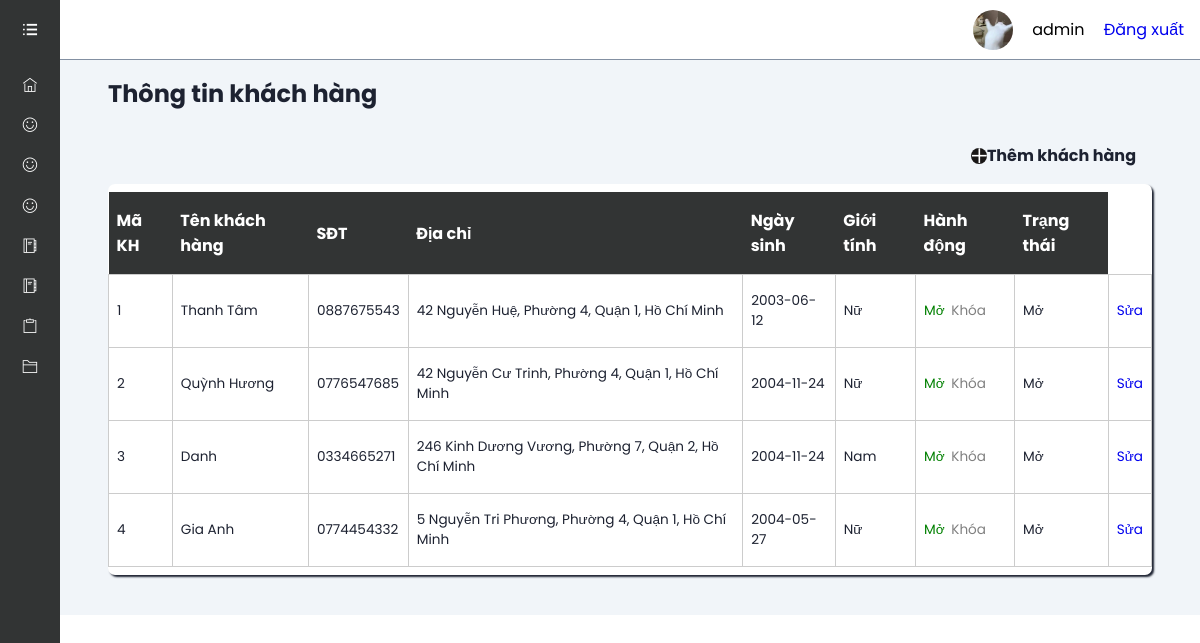
The page /admin/thongtinkh.php (signed in) on the database its author committed.
### tables this page shows
CREATE TABLE `tbl_uer` (
  `userId` int(11) NOT NULL,
  `name` varchar(255) NOT NULL,
  `username` varchar(255) NOT NULL,
  `userPassword` varchar(255) NOT NULL,
  `email` varchar(255) NOT NULL,
  `gioiTinh` varchar(255) NOT NULL,
  `sdt` varchar(11) NOT NULL,
  `ngaySinh` date NOT NULL,
  `street` varchar(255) NOT NULL,
  `ward` varchar(255) NOT NULL,
  `district` varchar(255) NOT NULL,
  `city` varchar(255) NOT NULL,
  `cauHoiBM` varchar(255) NOT NULL,
  `trangThai` tinyint(1) NOT NULL
);

### lib/database.php (called while the page is built, shortened)
<?php
    Class Database{
        public $host   = DB_HOST;
        public $user   = DB_USER;
        public $pass   = DB_PASS;
        public $dbname = DB_NAME;
        public $link;
        private function connectDB(){
        $this->link = new mysqli($this->host, $this->user, $this->pass,
            $this->dbname);
        }
        public function select($query){
            $result = $this->link->query($query);
            if($result->num_rows > 0){
                return $result;
            } else {
                return false;
            }
        }
}

### classses/user.php (called while the page is built, shortened)
<?php
$filepath = realpath(dirname(__FILE__));
include_once($filepath . '/../lib/database.php');
?>
<?php
class user
{
    private $db;
    public function __construct()
    {
        $this->db = new Database();
    }
        public function showKHAdmin()
        {
            $query = "SELECT us.* , CONCAT(us.street, ', ', us.ward, ', ', us.district, ', ', us.city) AS diaChi
            FROM tbl_uer AS us
            LEFT JOIN tbl_order AS od ON us.userId =od.userId
            GROUP BY us.userId
            ORDER BY us.userId";
            $result = $this->db->select($query);
            return $result;
        }
}
?>

### admin/thongtinkh.php (the view, shortened to what this page needs)
<?php session_start();
 include '../classses/user.php' ?>
<!DOCTYPE html>
<html lang="en">
<head>
    <link rel="stylesheet" href="assets/font/themify-icons/themify-icons.css">
    <link rel="stylesheet" href="assets/css/thongtin.css">
</head>
<body>
    <?php include './inc/sidebar.php' ?>
    <div class="main-content">
        <?php include './inc/header.php' ?>
        <main>
            <h2 class="dash-title">Thông tin khách hàng</h2>
            <div class="activity-more">
                <span class="ti-plus"></span>
                <a href="thongtinkhadd.php"> <h4>Thêm khách hàng</h4></a>
            </div>
            <section class="recent">
                <div class="activity-grid">
                    <div class="activity-card">
                        <div class="table-responsive">
                            <table>
                                <thead>
                                    <tr>
                                        <th>Mã KH</th>
                                        <th>Tên khách hàng</th>
                                        <th>SĐT</th>
                                        <th>Địa chỉ</th>
                                        <th>Ngày sinh</th>
                                        <th>Giới tính</th>
                                        <th>Hành động</th>
                                        <th>Trạng thái</th>
                                    </tr>
                                </thead>
                                <tbody>
                                <?php
                                $user = new user();
                                $show_User = $user->showKHAdmin();
                                while ($result = $show_User->fetch_assoc()) {
                                    ?>
                                        <tr>
                                            <td><?php echo $result['userId'] ?></td>
                                            <td><?php echo $result['name'] ?></td>
                                            <td><?php echo $result['sdt'] ?></td>
                                            <td><?php echo $result['diaChi'] ?></td>
                                            <td><?php echo $result['ngaySinh'] ?></td>
                                            <td><?php echo $result['gioiTinh'] ?></td>
                                            <td>
                                                <?php if ($result['trangThai'] == 0): ?>
                                                    <span style="color: green;  padding-right: 3px;">Mở</span>
                                                    <a style="color: gray;" href="?banid=<?php echo $result['userId'] ?>">Khóa</a>
                                                <?php else: ?>
                                                    <a style="color: green;" href="?unbanid=<?php echo $result['userId'] ?>">Mở</a>
                                                    <span style="color: red;">Khóa</span>
                                                <?php endif ?>
                                            </td>
                                            <td>
                                            <?php
                                                if ($result['trangThai'] == 0) {
                                                    echo "Mở";
                                                } else {
                                                    echo "Khóa";
                                                }
                                            ?>
                                            </td>
                                            <td>
                                                <a href="chinhsua.php">Sửa</a>
                                            </td>
                                        </tr>
                                        <?php
                                    }
                                ?>
                                </tbody>
                            </table>
                        </div>
                    </div>
                </div>
            </section>
        </main>
    </div>
</body>
</html>

### admin/assets/css/thongtin.css (style rules this page uses)
:root { --main-color: #323434; --color-dark: #1D2231; --text-grey: #8390a2; }
* { font-family: 'Poppins', sans-serif; margin: 0; padding: 0; text-decoration: none; list-style-type: none; box-sizing: border-box; }
.main-content { position: relative; margin-left: 240px; transition: margin-left 500ms; }
main { margin-top: 60px; background: #f1f5f9; min-height: 90vs; padding: 1rem 3rem; }
.dash-title { color: var(--color-dark); margin-bottom: 1rem; }
.table-responsive { overflow-x: auto; }
.activity-grid { display: grid; grid-template-columns: 100%; grid-column-gap: 1.5rem; }
.activity-card { margin-bottom: 1.5rem; padding-top: 0.5rem; padding-bottom: 0.5rem; box-shadow: 2px 2px 2px #1D2231; }
.activity-card { background: #fff; border-radius: 7px; }
.activity-card table { width: 100%; border-collapse: collapse; }
.activity-card thead { background: var(--main-color); text-align: left; }
td { border: 1px solid #ccc; font-size: 0.85rem; padding: 1rem 0.5rem; color: var(--color-dark); }
th { font-size: 1rem; padding: 1rem 0.5rem; color: #fff; }
tr { border-bottom: 1px solid var(--main-color); }
@media only screen and (max-width:1200px) { .main-content { margin-left: 60px; } }

### admin/thongtinkh.php (style rules this page uses)
.activity-more { display: flex; align-items: center; padding: 1rem; justify-content: end; }
.activity-more span { background-color: rgb(24, 22, 22); color: #fff; border-radius: 50%; font-weight: 700; }
.activity-more h4 { color: #1D2231; }

### rows shown on the page
tbl_uer: userId "1", name "Thanh Tâm", sdt "0887675543", diaChi "42 Nguyễn Huệ, Phường 4, Quận 1, Hồ Chí Minh", ngaySinh "2003-06-12", gioiTinh "Nữ", trangThai "Mở"
tbl_uer: userId "2", name "Quỳnh Hương", sdt "0776547685", diaChi "42 Nguyễn Cư Trinh, Phường 4, Quận 1, Hồ Chí Minh", ngaySinh "2004-11-24", gioiTinh "Nữ", trangThai "Mở"
tbl_uer: userId "3", name "Danh", sdt "0334665271", diaChi "246 Kinh Dương Vương, Phường 7, Quận 2, Hồ Chí Minh", ngaySinh "2004-11-24", gioiTinh "Nam", trangThai "Mở"
tbl_uer: userId "4", name "Gia Anh", sdt "0774454332", diaChi "5 Nguyễn Tri Phương, Phường 4, Quận 1, Hồ Chí Minh", ngaySinh "2004-05-27", gioiTinh "Nữ", trangThai "Mở"

### other values the page prints
Session::get('adminName') "admin"
